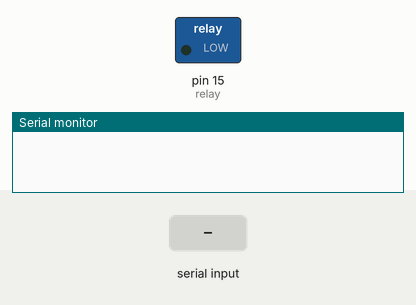
A sketch run on a simulated Arduino Uno, built with avr-gcc and run on an emulated ATmega328P. On the bench: switched loads named in the sketch (green lamp = pin HIGH), the last lines printed to the serial monitor. The inputs (shaded band) are chosen by the test bench.

Above: at 1.2 s.
1.3 s: "O" received over Serial
At 2.1 s:
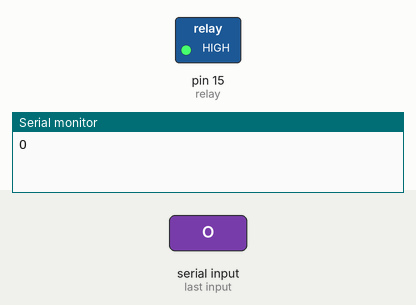
2.8 s: "C" received over Serial
At 3.3 s:
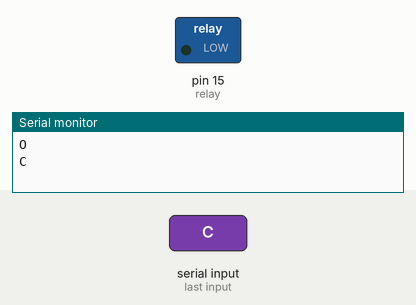
Timing chart, 0 to 5.8 s (numbered marks = the images above; inputs shaded):
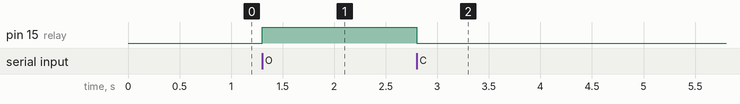

Measured:
- after the input at 1.3 s, pin 15 (relay): LOW → HIGH at once
- after the input at 2.8 s, pin 15 (relay): HIGH → LOW at once

The sketch:

RelayController.ino
```cpp
char input;
int relay = 15;

void setup() {
  Serial.begin(9600);
  pinMode(relay, OUTPUT);
  digitalWrite(relay, LOW);
}

void loop() {
  if (Serial.available() > 0) {
    input = Serial.read();
    Serial.println(input);

    if (input == 'O') {
      digitalWrite(relay, HIGH);
    } else if (input == 'C') {
      digitalWrite(relay, LOW);
    }
  }
}
```
